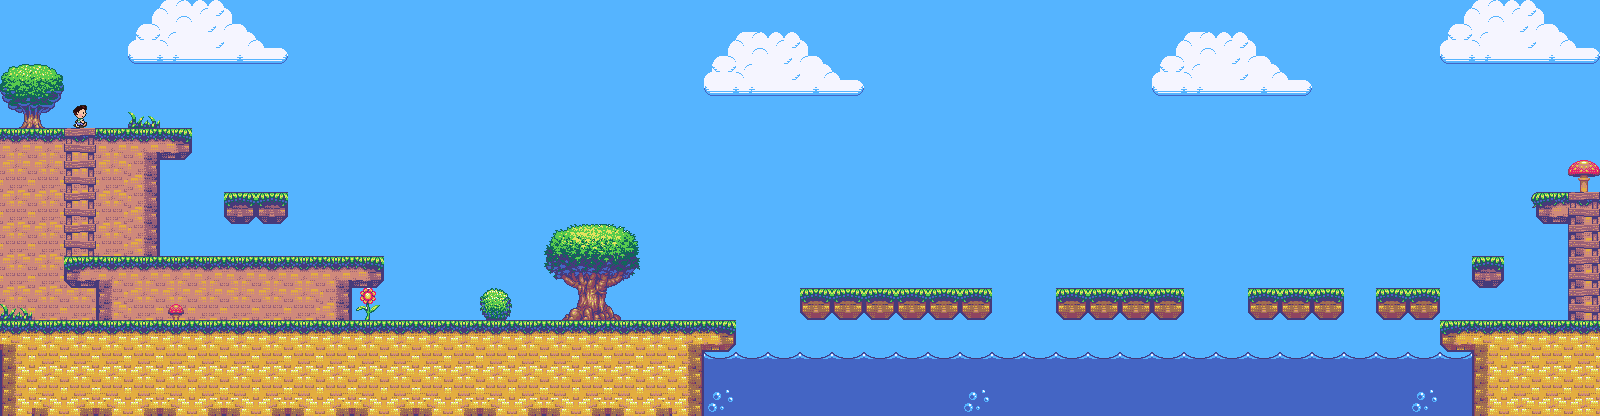

A level layout from a 2D game, rendered from its tile map. Below: a short description, then the map file with tile-grid data replaced by summaries:
An orthogonal 50x13 tile map with 32x32 px tiles, 6 tile layers (backgroundLayer, collisionLayer2, collisionLayer1, ladderLayer, ...).

<map version="1.0" orientation="orthogonal" renderorder="right-down" width="50" height="13" tilewidth="32" tileheight="32" nextobjectid="1">
 <tileset firstgid="1" name="platform_tiles01" tilewidth="32" tileheight="32" tilecount="171">
  <image source="../images/platform_tiles01.png" trans="ff00ff" width="288" height="608" />
 </tileset>
 <layer name="backgroundLayer" width="50" height="13">
  <data>[650 cells, 650 non-empty, 10 distinct tile ids]</data>
 </layer>
 <layer name="collisionLayer2" width="50" height="13">
  <data>[650 cells, 33 non-empty, 8 distinct tile ids]</data>
 </layer>
 <layer name="collisionLayer1" width="50" height="13">
  <data>[650 cells, 168 non-empty, 29 distinct tile ids]</data>
 </layer>
 <layer name="ladderLayer" width="50" height="13">
  <data>[650 cells, 8 non-empty, 2 distinct tile ids]</data>
 </layer>
 <layer name="decorationLayer" width="50" height="13">
  <data>[650 cells, 20 non-empty, 19 distinct tile ids]</data>
 </layer>
 <objectgroup name="objectsLayer" />
 <layer name="playerLayer" width="50" height="13">
  <data>[650 cells, 1 non-empty, 1 distinct tile ids]</data>
 </layer>
</map>
